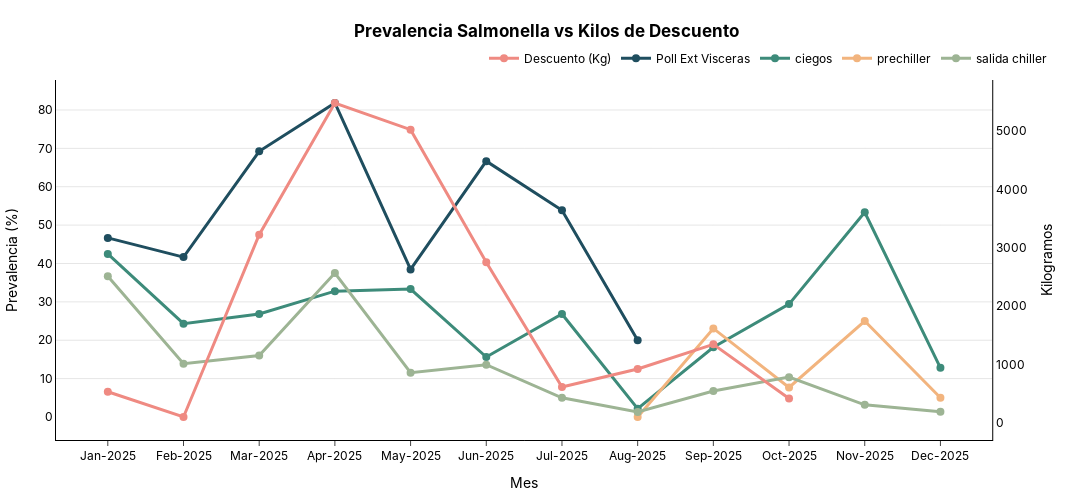

Notebook source saved alongside this figure:
### Code cell
fig = plot_line(
    df=df_salmo,
    x_col="month",
    y_col="prev",
    group_col="etapa",
    secondary_y_col="Descuento (Kg)",
    secondary_y_title="Kilogramos",
    order_x=['Jan-2025', 'Feb-2025', 'Mar-2025', 'Apr-2025', 'May-2025',
       'Jun-2025', 'Jul-2025', 'Aug-2025', 'Sep-2025', 'Oct-2025',
       'Nov-2025', 'Dec-2025', 'Jan-2026'],
    x_title="Mes",
    y_title="Prevalencia (%)",
    title="Prevalencia Salmonella vs Kilos de Descuento",
    line_colors={
        "Poll Ext Visceras": "#1f4e5f",
        "ciegos": "#3d8b7a",
        "salida chiller": "#9db494",
        "prechiller": "#f2b47e",
        "Descuento (Kg)": "#ef8a82"
    },
    height = 500,
    width = 1100,
)

fig.show()
s3.save_plotly_html(fig, "salmonella_line.html")

### Figure 1 — Plotly figure (JSON) as saved in the notebook; plotly's stock layout.template omitted (floating-point values rounded to 4 significant figures)
{"data": [{"hovertemplate": "<b>month:</b> %{x}<br><b>Descuento (Kg):</b> %{y:.1f}<br><extra></extra>", "line": {"color": "#ef8a82", "shape": "linear", "width": 3}, "marker": {"color": "#ef8a82", "size": 8}, "mode": "lines+markers", "name": "Descuento (Kg)", "type": "scatter", "x": ["Jan-2025", "Feb-2025", "Mar-2025", "Apr-2025", "May-2025", "Jun-2025", "Jul-2025", "Aug-2025", "Sep-2025", "Oct-2025"], "xaxis": "x", "y": [537, 104, 3224, 5480, 5024.0, 2753.0, 617, 927, 1348.0, 422], "yaxis": "y2"}, {"hovertemplate": "<b>month:</b> %{x}<br><b>Poll Ext Visceras:</b> %{y:.1f}<br><extra></extra>", "line": {"color": "#1f4e5f", "shape": "linear", "width": 3}, "marker": {"color": "#1f4e5f", "size": 8}, "mode": "lines+markers", "name": "Poll Ext Visceras", "type": "scatter", "x": ["Jan-2025", "Feb-2025", "Mar-2025", "Apr-2025", "May-2025", "Jun-2025", "Jul-2025", "Aug-2025", "Sep-2025", "Oct-2025", "Nov-2025", "Dec-2025"], "xaxis": "x", "y": [46.67, 41.67, 69.23, 81.82, 38.46, 66.67, 53.85, 20, null, null, null, null], "yaxis": "y"}, {"hovertemplate": "<b>month:</b> %{x}<br><b>ciegos:</b> %{y:.1f}<br><extra></extra>", "line": {"color": "#3d8b7a", "shape": "linear", "width": 3}, "marker": {"color": "#3d8b7a", "size": 8}, "mode": "lines+markers", "name": "ciegos", "type": "scatter", "x": ["Jan-2025", "Feb-2025", "Mar-2025", "Apr-2025", "May-2025", "Jun-2025", "Jul-2025", "Aug-2025", "Sep-2025", "Oct-2025", "Nov-2025", "Dec-2025"], "xaxis": "x", "y": [42.5, 24.32, 26.83, 32.79, 33.33, 15.62, 26.83, 2.174, 18.18, 29.41, 53.33, 12.82], "yaxis": "y"}, {"hovertemplate": "<b>month:</b> %{x}<br><b>prechiller:</b> %{y:.1f}<br><extra></extra>", "line": {"color": "#f2b47e", "shape": "linear", "width": 3}, "marker": {"color": "#f2b47e", "size": 8}, "mode": "lines+markers", "name": "prechiller", "type": "scatter", "x": ["Jan-2025", "Feb-2025", "Mar-2025", "Apr-2025", "May-2025", "Jun-2025", "Jul-2025", "Aug-2025", "Sep-2025", "Oct-2025", "Nov-2025", "Dec-2025"], "xaxis": "x", "y": [null, null, null, null, null, null, null, 0, 23.08, 7.692, 25, 5], "yaxis": "y"}, {"hovertemplate": "<b>month:</b> %{x}<br><b>salida chiller:</b> %{y:.1f}<br><extra></extra>", "line": {"color": "#9db494", "shape": "linear", "width": 3}, "marker": {"color": "#9db494", "size": 8}, "mode": "lines+markers", "name": "salida chiller", "type": "scatter", "x": ["Jan-2025", "Feb-2025", "Mar-2025", "Apr-2025", "May-2025", "Jun-2025", "Jul-2025", "Aug-2025", "Sep-2025", "Oct-2025", "Nov-2025", "Dec-2025"], "xaxis": "x", "y": [36.67, 13.89, 16, 37.5, 11.54, 13.64, 5, 1.333, 6.757, 10.39, 3.175, 1.37], "yaxis": "y"}], "layout": {"font": {"color": "black", "family": "Inter, Arial, sans-serif"}, "height": 500, "hovermode": "x unified", "legend": {"orientation": "h", "x": 1, "xanchor": "right", "y": 1.02, "yanchor": "bottom"}, "margin": {"b": 40, "l": 40, "r": 40, "t": 80}, "paper_bgcolor": "rgba(0,0,0,0)", "plot_bgcolor": "rgba(0,0,0,0)", "title": {"text": "<b>Prevalencia Salmonella vs Kilos de Descuento<b>", "x": 0.5, "xanchor": "center", "y": 0.95, "yanchor": "top"}, "width": 1100, "xaxis": {"anchor": "y", "domain": [0, 0.94], "linecolor": "black", "linewidth": 1, "showline": true, "ticks": "outside", "title": {"text": "Mes"}}, "yaxis": {"anchor": "x", "domain": [0, 1], "gridcolor": "rgba(0,0,0,0.1)", "linecolor": "black", "linewidth": 1, "showgrid": true, "showline": true, "title": {"text": "Prevalencia (%)"}}, "yaxis2": {"anchor": "x", "linecolor": "black", "linewidth": 1, "overlaying": "y", "showgrid": false, "showline": true, "side": "right", "title": {"text": "Kilogramos"}}}}
